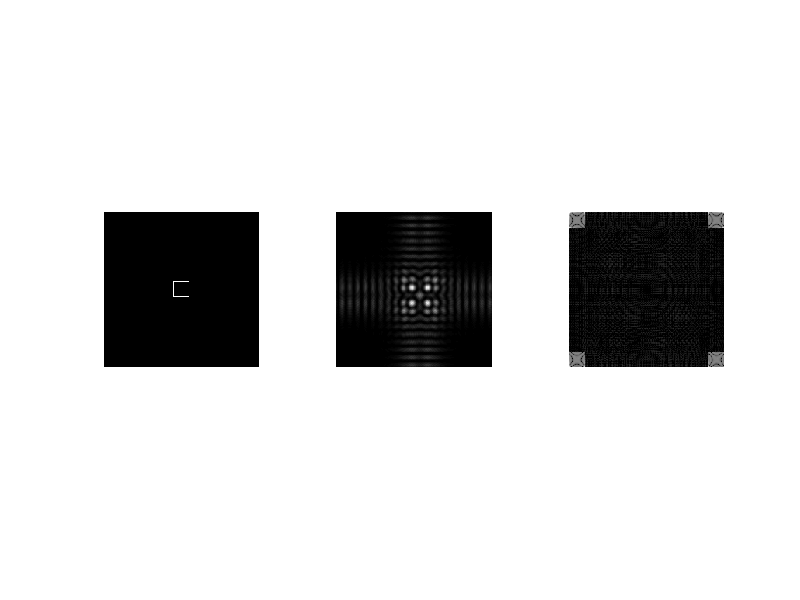
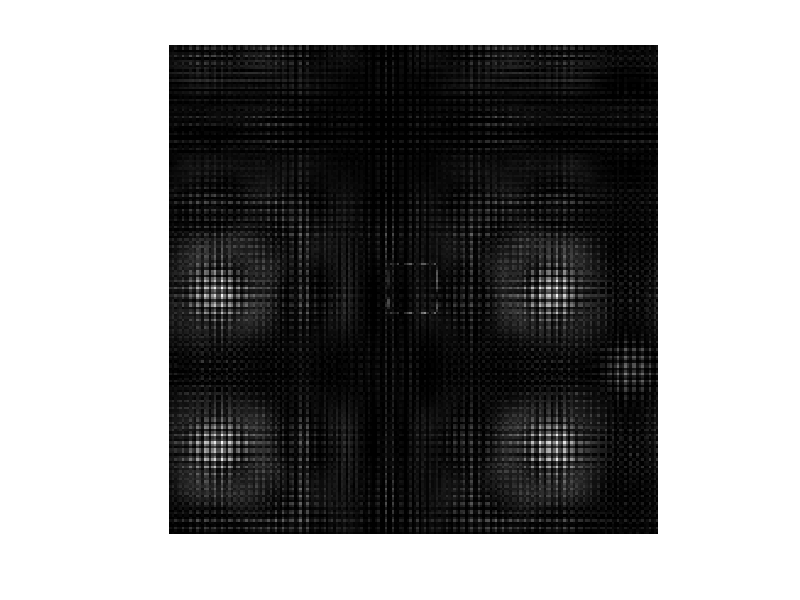

Here is the MATLAB script that generated these plots, in order:
Nx = 512; Ny = 512;
dx = 0.01e-3; dy = dx;
X = 1e-3; Y = X;
NX = 200; NY = 200;
lambda = 632.8e-9;
k = 2*pi/lambda;
z0 = 1e-2;
alpha = 0;
beta = 0.001;
oX = lambda*z0/dx;
obj = zeros(NX, NY);

i = NX/2-10:NX/2+10;
obj(i,NY/2-10) = 1;
obj(i,NY/2+10) = 1;

j = NY/2-10:NY/2+10;
obj(NX/2-10, j) = 1;
obj(NX/2+10, j) = 1;

subplot(1,3,1);
imshow(obj);

EXP = zeros(NX, NY);
R = zeros(NX,NY);

for i = 1:NX
    for j = 1:NY
        EXP(i,j) = exp(sqrt(-1)*2*pi/lambda/2/z0*((i-Nx/2)^2*dx^2+(j-Nx/2)^2*dy^2));
        R(i,j) = exp(-sqrt(-1)*k*(i*sin(alpha) + j*sin(beta)));
    end
end


Obj = EXP .* fft2(obj.*EXP);
subplot(1,3,2);

H = abs(Obj+R).^2;
H = H/max(max(H));
imshow(H);

subplot(1,3,3);
fftQxI = fft2(H);
tmp = log(abs(fftQxI));
imshow(tmp/max(max(tmp)));

CH = conj(R) .* H;
cstrObj = EXP .* fft2(CH .* EXP);
cstrObj = abs(cstrObj).^2;
figure;
imshow(cstrObj/max(max(cstrObj)));